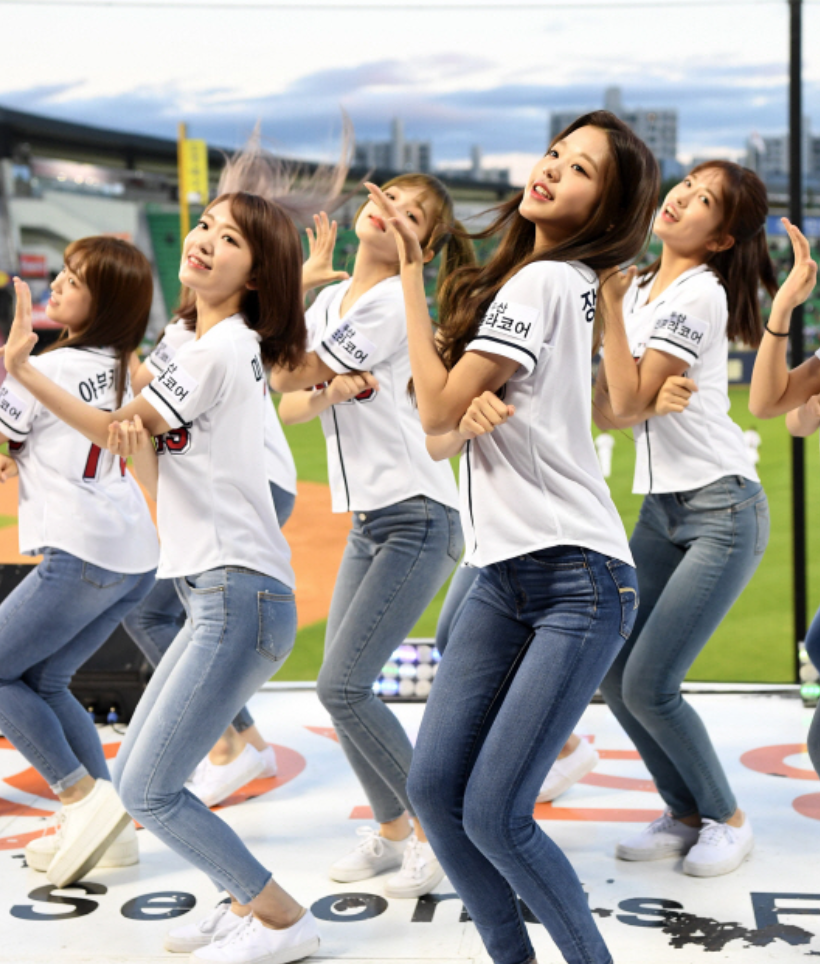
#> input picture izone_oy.png, 820 x 964 px
$ python superpixel.py
#> lines starting #> are read from the running program, lines starting #| are printed output that depends on the picture
import cv2 as cv
import numpy as np
import sys
import random


#read image
img = cv.imread('izone_oy.png')
#> img is the input picture: shape (964, 820, 3); mean B, G, R 157.9, 161.7, 165.2
converted_img = cv.cvtColor(img, cv.COLOR_BGR2HSV)
#> converted_img: shape (964, 820, 3); mean H, S, V 72.5, 55.1, 176.8

height,width,channels = converted_img.shape
#> height = 964; width = 820; channels = 3
num_iterations = 6
prior = 2
double_step = False
num_superpixels = 1000
num_levels = 4
num_histogram_bins = 5

seeds = cv.ximgproc.createSuperpixelSEEDS(width, height, channels, num_superpixels, num_levels, prior, num_histogram_bins)
color_img = np.zeros((height,width,3), np.uint8)
color_img[:] = (0, 0, 255)
seeds.iterate(converted_img, num_iterations)

seeds.iterate(converted_img, num_iterations)

# retrieve the segmentation result
labels = seeds.getLabels()


# labels output: use the last x bits to determine the color
num_label_bits = 2
labels &= (1<<num_label_bits)-1
labels *= 1<<(16-num_label_bits)


mask = seeds.getLabelContourMask(False)

# stitch foreground & background together
mask_inv = cv.bitwise_not(mask)
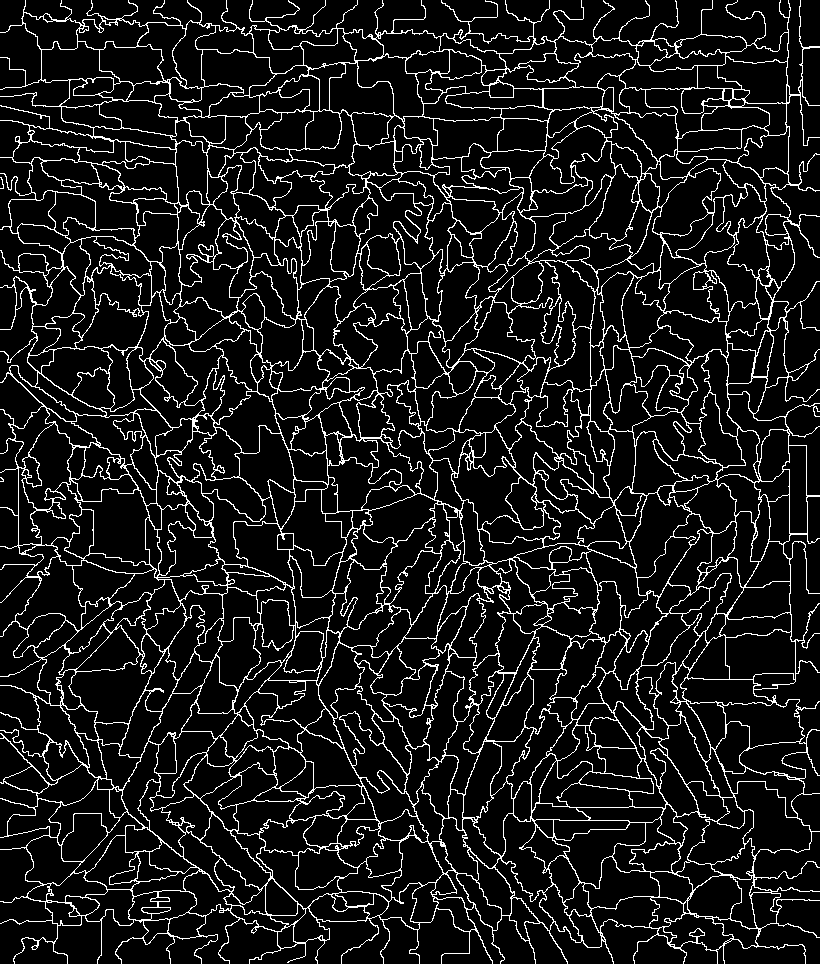
#> mask: shape (964, 820); 9.9% white in thin lines or dots
result_bg = cv.bitwise_and(img, img, mask=mask_inv)
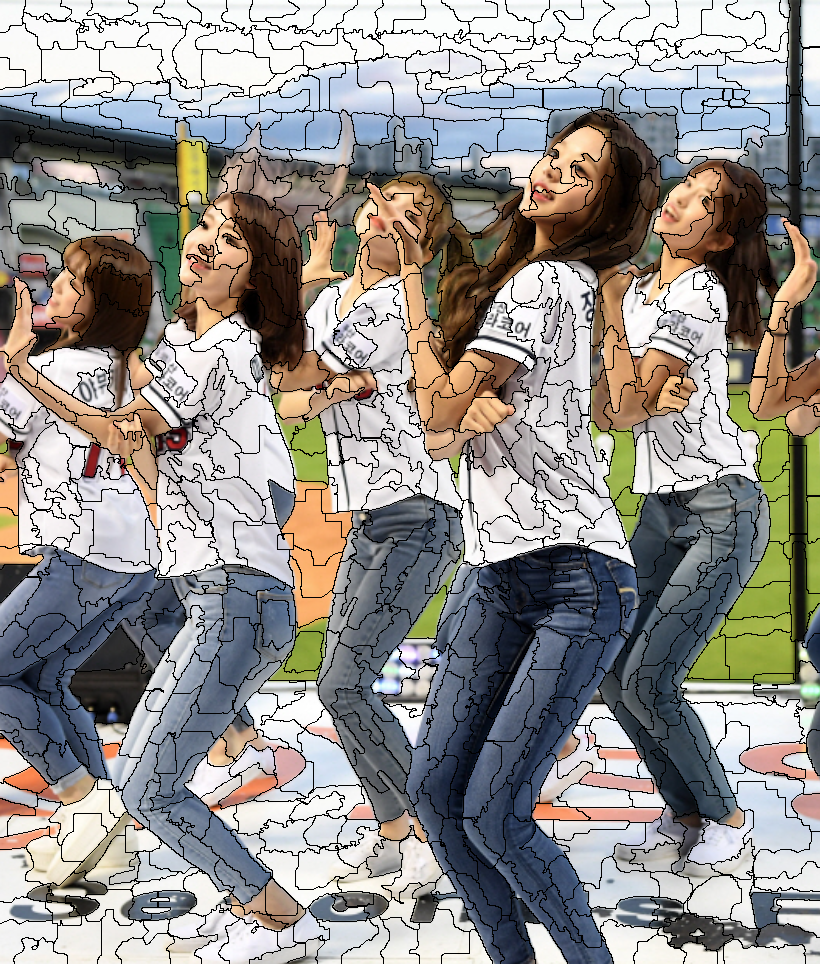
#> result_bg: shape (964, 820, 3); mean B, G, R 142.5, 146, 149
result_fg = cv.bitwise_and(color_img, color_img, mask=mask)
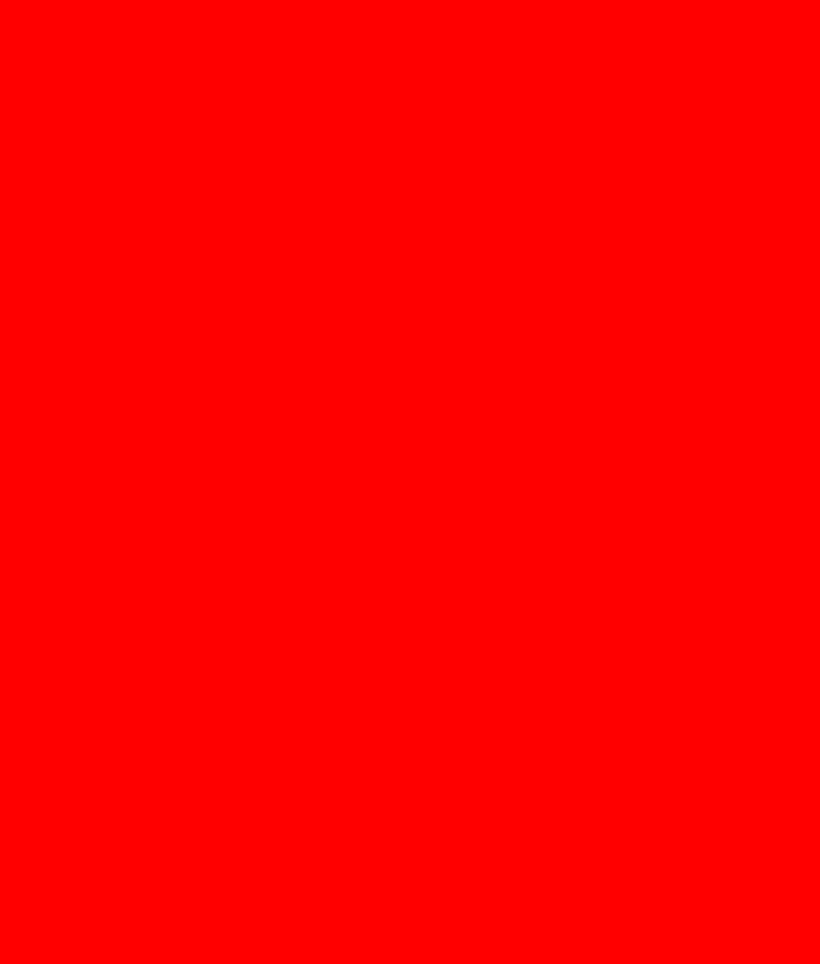
#> color_img: shape (964, 820, 3); mean of channels 0, 1, 2 0, 0, 255; drawn as B, G, R
result = cv.add(result_bg, result_fg)
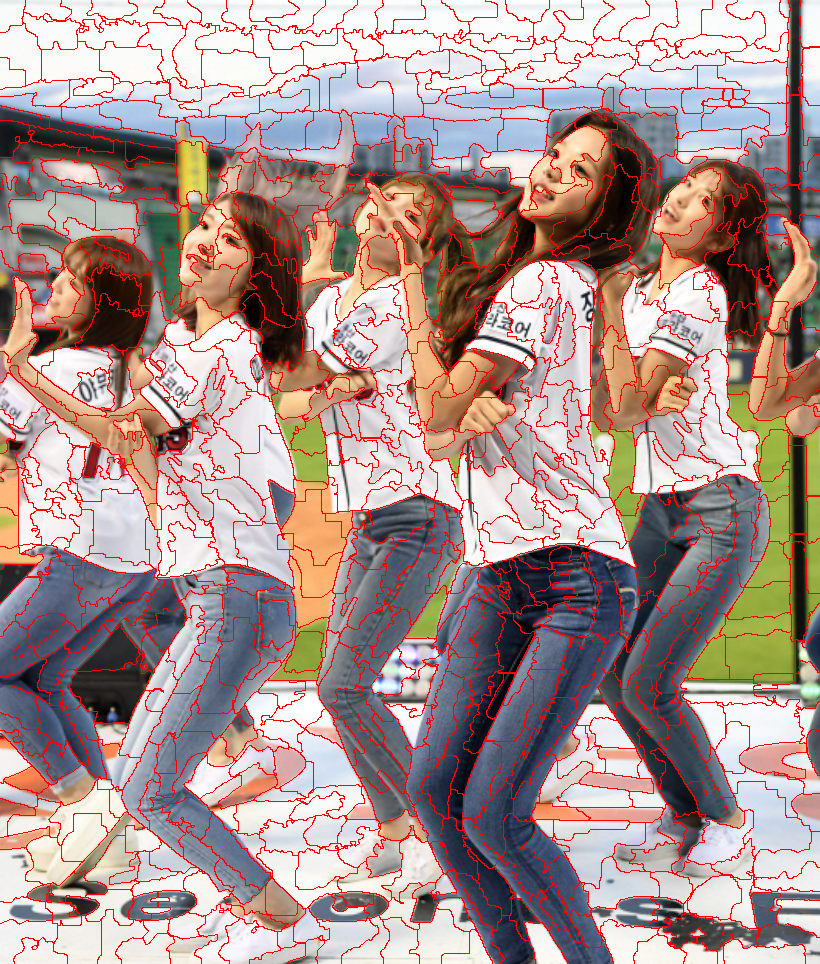
#> result: shape (964, 820, 3); mean B, G, R 142.5, 146, 174.3


cv.namedWindow('mask',0)
cv.namedWindow('result_bg',0)
cv.namedWindow('result_fg',0)
cv.namedWindow('result',0)


cv.imshow('mask',mask_inv)
cv.imshow('result_bg',result_bg)
cv.imshow('result_fg',result_fg)
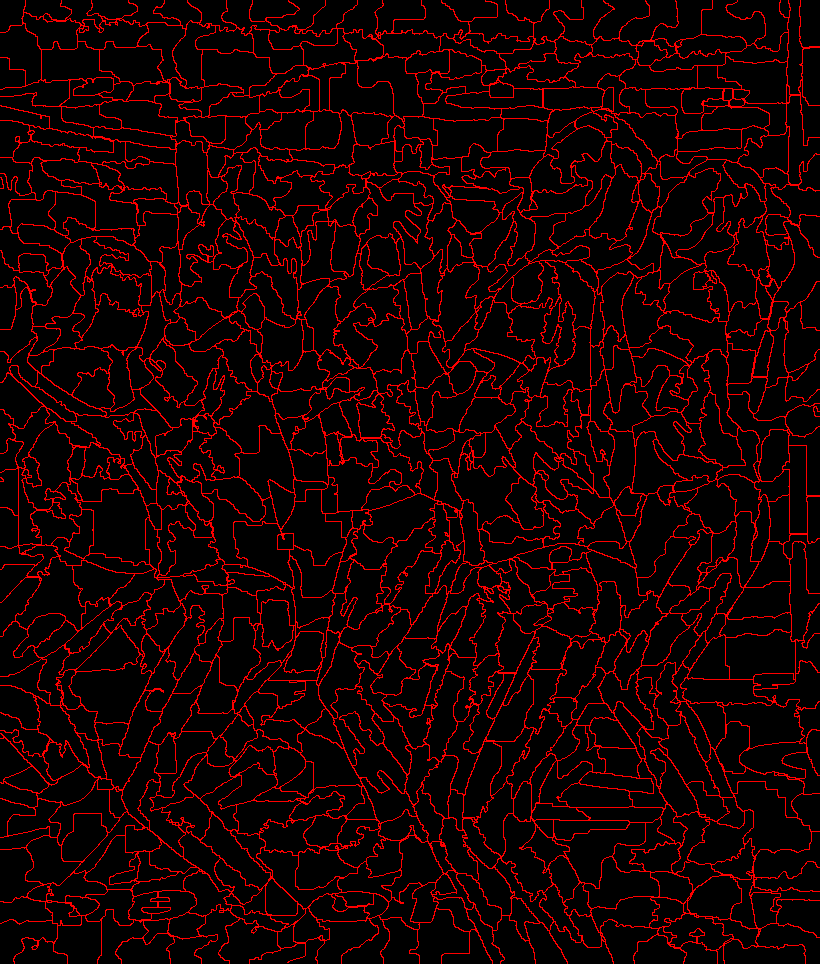
#> window 'result_fg': shape (964, 820, 3); mean B, G, R 0, 0, 25.3
cv.imshow('result',result)

cv.imwrite('mask.jpg',mask_inv)
cv.imwrite('result_bg.jpg',result_bg)
cv.imwrite('result_fg.jpg',result_fg)
cv.imwrite('result.jpg',result)

cv.waitKey(0)
